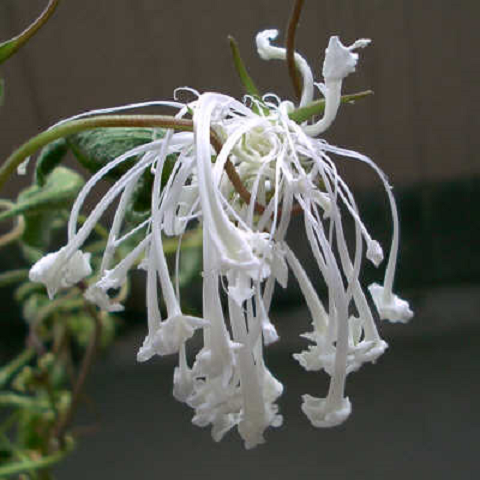
%> input picture img/kadai01/asagao.png, 480 x 480 px
$ octave kadai4.m   (GNU Octave 9; MATLAB toolbox functions it lacks are replaced by stand-ins)
%> lines starting %> are read from the running program, lines starting %| are printed output that depends on the picture
% 課題4 画像のヒストグラム
% 画素の濃度ヒストグラムを生成せよ．

clear;      % 変数のクリア
close all;  % 図表のクリア

org_img = imread('asagao.png'); % 原画像の入力
%> org_img is the input picture: size 480x480x3 uint8; mean R, G, B 89.3, 91, 82.3
org_gray = rgb2gray(org_img);   % グレイスケール化
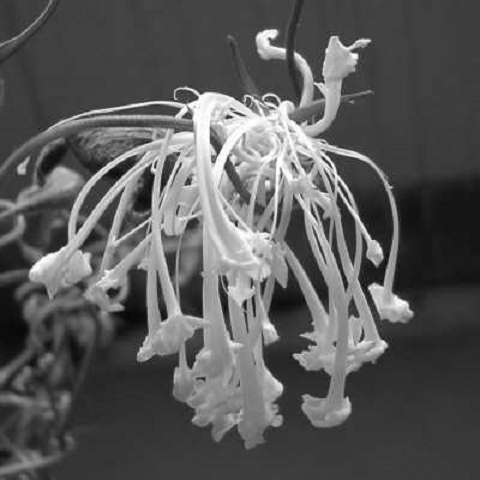
%> org_gray: size 480x480 uint8; min 7, max 255, mean 89.5

imagesc(org_gray);          % 画像の表示
colormap(gray);             % グレイスケールの範囲で表示
colorbar;                   % カラーバーの表示
axis image;                 % 正方比率に

figure(2);
imhist(org_gray);           % ヒストグラムの表示
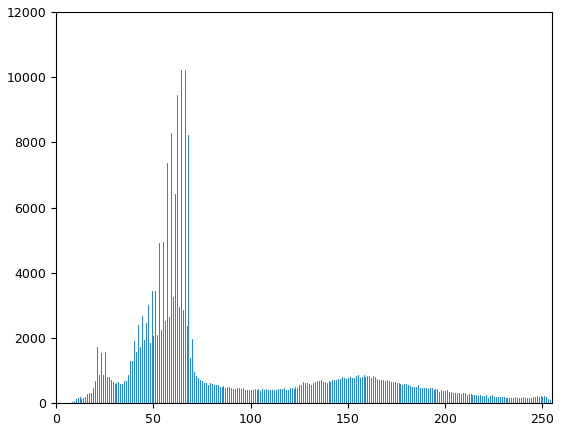
%> figure redrawn from the program's plot data; highest point at x = 66, y = 10235

figure(3);
pos8_img = imread('pos8.png');      % 8階調化画像の入力
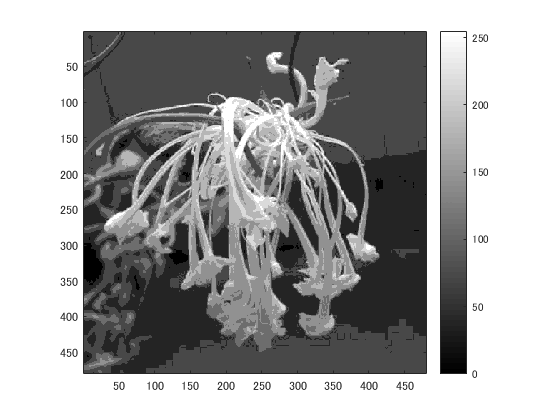
%> input picture img/kadai02/pos8.png, 560 x 420 px
%> pos8_img is the input picture: size 420x560x3 uint8; min 0, max 255, mean 166.3

pos8_gray = rgb2gray(pos8_img);	% グレイスケール化
imagesc(pos8_gray);             % 画像の表示
colormap(gray);                 % グレイスケールの範囲で表示
colorbar;                       % カラーバーの表示
axis image;                     % 正方比率に

figure(4);
imhist(pos8_gray);           % ヒストグラムの表示
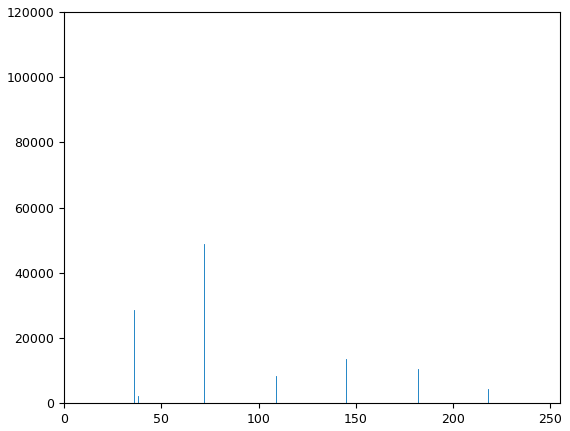
%> figure redrawn from the program's plot data; highest point at x = 255, y = 107416

return;
